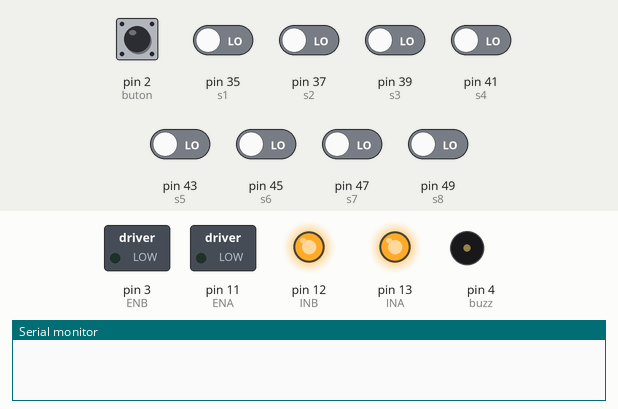
This sketch was run on a simulated Arduino Mega 2560, built with avr-gcc and run on an emulated ATmega2560. Shown: switched loads named in the sketch (green lamp = pin HIGH), output pins drawn as LEDs (lit = HIGH), buzzer (waves = sounding, pin HIGH), the last lines printed to the serial monitor. The inputs (shaded band) are chosen by the test bench; at power-on: pin 2 (buton) HIGH, pin 35 (s1), pin 37 (s2), pin 39 (s3), pin 41 (s4), pin 43 (s5), pin 45 (s6), pin 47 (s7), pin 49 (s8) LOW.

Above: at 0.8 s.
0.9 s: pin 2 (buton) pulled LOW for 0.15 s
At 1.0 s:
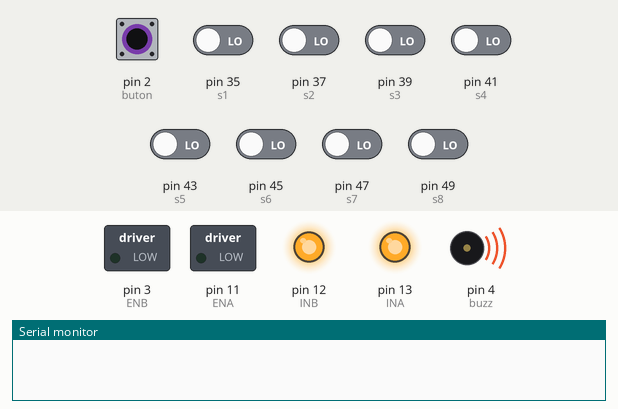
4.0 s: pin 35 (s1) driven HIGH
At 5.2 s:
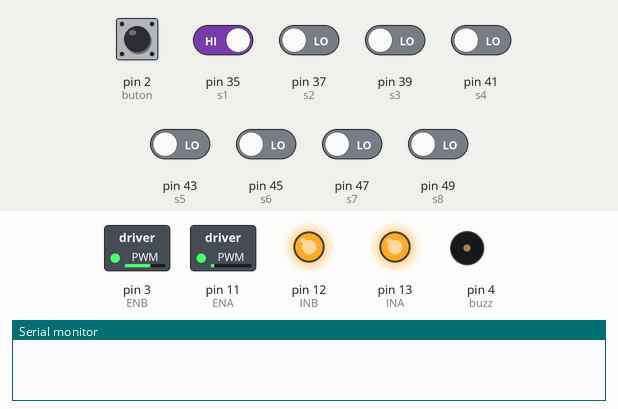
5.5 s: pin 43 (s5) driven HIGH
At 6.5 s:
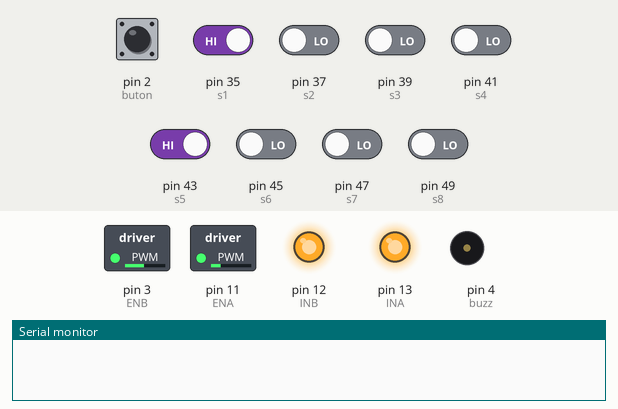
7.0 s: pin 41 (s4) driven HIGH
At 7.6 s:
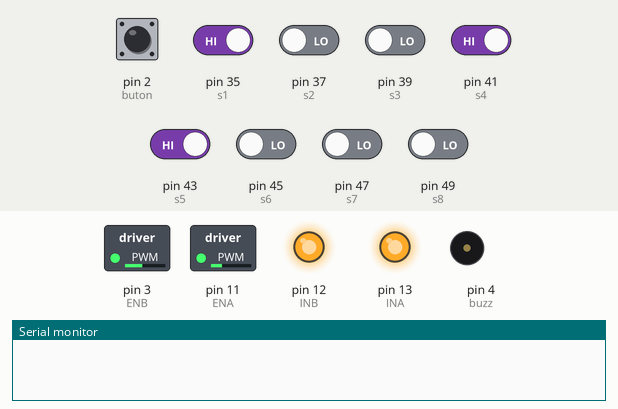
8.5 s: pin 37 (s2) driven HIGH
At 9.4 s:
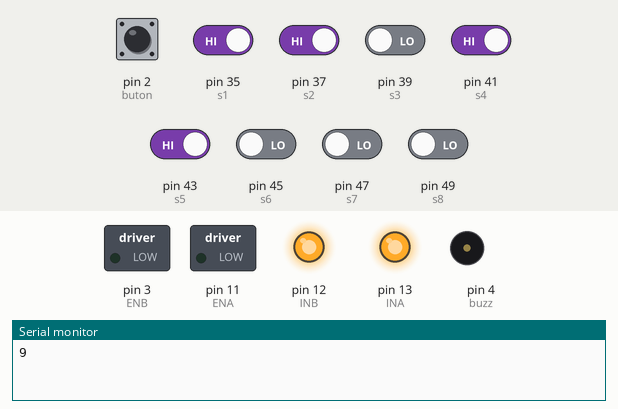
Timing chart, 0 to 11.5 s (numbered marks = the images above; inputs shaded):
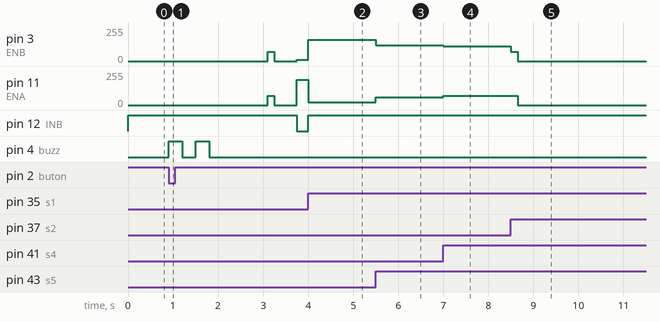

The sketch:

cezeri_tab.ino
```cpp
#include <Servo.h>

Servo servo;
Servo servo1;
//#include <SoftwareSerial.h>
//SoftwareSerial mySerial(12, 13); // RX, TX
//


//int hedef=[0,0,0];


byte s1 = 35, s2 = 37, s3 = 39, s4 = 41, s5 = 43, s6 = 45, s7 = 47, s8 = 49; //Sensörler
byte buton = 2; // Açma Kapaama Düğmesi

byte buzz = 4; //buzzer
byte bts;
int s_s1 = 0, s_s2 = 0, s_s3 = 0, s_s4 = 0, s_s5 = 0, s_s6 = 0, s_s7 = 0, s_s8 = 0; //Sensör İlk Değeri 0 Oldu

const int kp = 10;
const int kd = 15;
const int maxt = 200;
const int gecis = 250;
int gidecek[]={32,73,41,53,34,61,43,72,11,51,21,62,22,52,23,82};
int gelen[]={0,0,0,0,0,0,0,0,0,0,0,0,0,0,0,0};
//--------Köse Takip için----------------------------------------------

int syc1 = 0, syc2 = 0, error1 = 0, error2 = 0;

//---------------------------------------------------------------------

//--------Motor Çıkışları-----------------------------------------
int ENB = 3;   //MotorA çıkışı için pwm kontrol pini
int ENA = 11;  //MotorB çıkışı için pwm kontrol pini
int INB = 12;  //MotorA çıkışı için yön kontrol pini
int INA = 13;  //MotorB çıkışı için yön kontrol pini
int hiz = 0;   //hız değeri
//-------------------------------------------------------


int dt=0,m=0;
int hata = 0, bir = 0, on = 0;
int hata1 = 0;
int delta_hata = 0;
int total = 0;
int sag1 = 0;
int sol1 = 0;
int syc = 0;
int pist = 1;

int i = 1,i_eski=1, P = 0, D = 0, j = 0;


void ekrana_bas() // Method Sensor Değerlerini Ekrana Basıyor
{
 // sensorRead();
  Serial.print("sensorler=  ");
  Serial.print(s_s1);
  Serial.print(s_s2);
  Serial.print(s_s3);
  Serial.print(s_s4);
  Serial.print(s_s5);
  Serial.print(s_s6);
  Serial.print(s_s7);
  Serial.print(s_s8);
  Serial.print("  P=");
  Serial.print(P);
  Serial.print("  D=");
  Serial.print(D);
  Serial.print("  hata1=");
  Serial.print(hata1);
  Serial.print("  sayac=");
  Serial.print(syc);
  Serial.print("  sol=");
  Serial.print(sol1);
  Serial.print("  sag=");
  Serial.print(sag1);
  Serial.print("  hata=");
  Serial.println(hata);
}


void setMotor(signed int sol, signed int sag)
{

  if (sol >= 0)
  {
    analogWrite(ENA, sol);
    digitalWrite(INA, HIGH);
  }
  else
  {
    analogWrite(ENA, abs(sol));
    digitalWrite(INA, LOW);
  }
  if (sag >= 0)
  {
    analogWrite(ENB, sag);
    digitalWrite(INB, HIGH);
  }
  else
  {
    analogWrite(ENB, abs(sag));
    digitalWrite(INB, LOW);
  }

}


void sagaDon()
{
  sensorRead();
  while (s_s8 != i) {         // 8.sensör Siyah Çizğiyi Görmediği Sürece Saga Dön
    s_s8 = digitalRead(s8);
    setMotor(70, -70);
  }
  delay(50);
  while (s_s4 != i) {
    s_s4 = digitalRead(s4);
    setMotor(40, -40);
  } delay(20);                 // 4.Sensör Siyah Çizğiyi Görmediği Sürece YAVAŞÇA Dön
  setMotor(0, 0); delay(500);
}

void solaDon()
{
  sensorRead();
  while (s_s1 != i) {
    s_s1 = digitalRead(s1);
    setMotor(-70, 70);
  }
  delay(50);
  while (s_s5 != i) {
    s_s5 = digitalRead(s5);
    setMotor(-40, 40);
  } delay(20);
  setMotor(0, 0); delay(500);
}

void sensorRead()
{
  //pist_belirle();
  hata1 = hata;
  hata = 0; syc = 0;
  s_s1 = digitalRead(s1); if (s_s1 == i) {hata = hata - 7;syc++;}
  s_s8 = digitalRead(s8); if (s_s8 == i) {hata = hata + 7;syc++;}
  s_s2 = digitalRead(s2); if (s_s2 == i) {hata = hata - 5;syc++;}
  s_s3 = digitalRead(s3); if (s_s3 == i) {hata = hata - 3; syc++;}
  s_s4 = digitalRead(s4); if (s_s4 == i) {hata = hata - 1; syc++;}
  s_s5 = digitalRead(s5); if (s_s5 == i) {hata = hata + 1;syc++;}
  s_s6 = digitalRead(s6); if (s_s6 == i) {hata = hata + 3;syc++;}
  s_s7 = digitalRead(s7); if (s_s7 == i) {hata = hata + 5;syc++;}

  if (syc > 0)hata = hata / syc;
  else
  {
    if (hata1 >= 0)hata = 10;
    if (hata1 < 0)hata = -10;
  }
  delta_hata = hata - hata1;
  P = hata * kp;
  D = delta_hata * kd;
  total = P + D;
  if (total > maxt) total = maxt;
  if (total < -maxt) total = -maxt;
}


void cizgiTakip()
{
  sensorRead();
  sol1 = (90 + total); sag1 = (90 - total);
  if (sag1 < -255) sag1 = -255; if (sag1 > 255) sag1 = 255;
  if (sol1 < -255) sol1 = -255; if (sol1 > 255) sol1 = 255;
  setMotor(sol1, sag1);
}

void azGit(int mes)
{
      setMotor(70, 70); delay(mes);
      setMotor(0, 0); delay(500);
  }
 void buzOt(){
for(int k=0;k<3;k++){digitalWrite(buzz, HIGH);delay (300);digitalWrite(buzz, LOW);delay (300);}
 }
// void dataBekle(){
//  int dt=0;
//  while(dt==0){
//   if (Serial.available()) {
//    int inByte = Serial.parseInt();
//    if (inByte==9) dt=1;
//
//
//   }}
// }
void dataBekle(){
  dt=0;setMotor(0,0);
  while(dt==0){
    if (Serial.available()>0){
      digitalWrite(buzz,1);
     int tab = Serial.parseInt();
     //Serial.println(tab);
      if (tab==9) dt=1;
      else if(tab>10){
        gelen[m]=tab;
         m++;
      }

      if(m>15) {m=0;dt=1;}
    }
    digitalWrite(buzz,0);
  }}

  void dataGonder(){
    for(int k=0;k<16;k++){
  Serial1.println(gelen[k]);
  delay(10);
  }
 // Serial.println("gonderildi");
  }


void setup() {
  //----Motor Pinleri Çıkışı---------
  pinMode(INA, OUTPUT);
  pinMode(INB, OUTPUT);

  pinMode(ENA, OUTPUT);
  pinMode(ENB, OUTPUT);
  //-----------------------------
  setMotor(0,0);
  pinMode(buzz, OUTPUT);

  pinMode(buton, INPUT_PULLUP);
  // Initialize all pins as low:

  //------Sensörler----------
  pinMode(s1, INPUT);
  pinMode(s2, INPUT);
  pinMode(s3, INPUT);
  pinMode(s4, INPUT);
  pinMode(s5, INPUT);
  pinMode(s6, INPUT);
  pinMode(s7, INPUT);
  pinMode(s8, INPUT);
  //-------------------------
  //mySerial.begin(9600);
  Serial.begin(9600);
  Serial1.begin(9600);  //bluetooth Haberleşme

  //------Eğer Buton Açık/Kapalı Kontrölü---------------
/*dataBekle();
for(int k=0;k<85;k++) Serial1.write(100);
delay(1000);

dataGonder();
while(1);*/
 bts = digitalRead(buton);
while(bts) bts=digitalRead(buton);
//Serial.write("8");
//for(int k=0;k<2;k++){digitalWrite(buzz, HIGH);delay (300);digitalWrite(buzz, LOW);delay (300);}
//dataBekle();
//delay(1000);
//dataGonder();
//while(1);
//Serial1.print(98);
for(int k=0;k<2;k++){digitalWrite(buzz, HIGH);delay (300);digitalWrite(buzz, LOW);delay (300);}


 //dataBekle();


delay(1000);


}

void loop(){
i=0;
int tab=1;
sensorRead();
while(syc<4) cizgiTakip();
azGit(150);
i=1;
while(tab<9){
    sensorRead();
    while(syc<4) cizgiTakip();
     azGit(150);
   // buzOt();
    Serial.write("9");
    dataBekle();
    //delay(10000);
    tab++;
    //resim cek delay
}
azGit(300);
sagaDon();
sagaDon();
sensorRead();
while(syc<6) cizgiTakip();
azGit(700);
buzOt();
Serial.write("8");
dataBekle();
buzOt();
for(int k=0;k<85;k++) Serial1.write(100);
delay(500);
dataGonder();
while(1);


}
```

Measured:
- after the input at 0.9 s, pin 3 (ENB): 0/255 → 70/255 after 2.2 s, → 0/255 0.15 s later, → 10/255 0.50 s later; pin 11 (ENA): 0/255 → 70/255 after 2.2 s, → 0/255 0.15 s later, → 190/255 0.50 s later; pin 12 (INB): HIGH → LOW after 2.9 s; pin 4 (buzz): alternates HIGH for 0.30 s and LOW for 0.30 s, 4 changes in all, then stays LOW, starting at once
- after the input at 4.0 s, pin 3 (ENB): 10/255 → 160/255 at once; pin 11 (ENA): 190/255 → 20/255 at once; pin 12 (INB): LOW → HIGH at once
- after the input at 5.5 s, pin 3 (ENB): 160/255 → 120/255 at once; pin 11 (ENA): 20/255 → 60/255 at once
- after the input at 7.0 s, pin 3 (ENB): 120/255 → 110/255 at once; pin 11 (ENA): 60/255 → 70/255 at once
- after the input at 8.5 s, pin 3 (ENB): 110/255 → 70/255 at once, → 0/255 0.15 s later; pin 11 (ENA): 70/255 → 0/255 after 0.15 s
